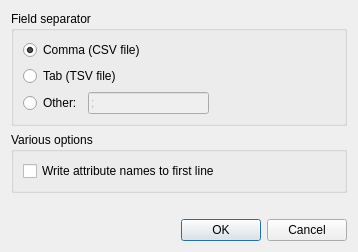
<ui version="4.0" >
 <class>MpiCsvExportConfig</class>
 <widget class="QDialog" name="MpiCsvExportConfig" >
  <property name="geometry" >
   <rect>
    <x>0</x>
    <y>0</y>
    <width>348</width>
    <height>239</height>
   </rect>
  </property>
  <property name="windowTitle" >
   <string>CSV/TSV export configuration</string>
  </property>
  <layout class="QGridLayout" name="gridLayout_3" >
   <item row="0" column="0" colspan="2" >
    <widget class="QGroupBox" name="fieldSeparatorBox" >
     <property name="title" >
      <string>Field separator</string>
     </property>
     <layout class="QGridLayout" name="gridLayout" >
      <item row="0" column="0" colspan="3" >
       <widget class="QRadioButton" name="commaSeparator" >
        <property name="text" >
         <string>Comma (CSV file)</string>
        </property>
        <property name="checked" >
         <bool>true</bool>
        </property>
       </widget>
      </item>
      <item row="1" column="0" colspan="3" >
       <widget class="QRadioButton" name="tabSeparator" >
        <property name="text" >
         <string>Tab (TSV file)</string>
        </property>
       </widget>
      </item>
      <item row="2" column="0" >
       <widget class="QRadioButton" name="otherSeparator" >
        <property name="text" >
         <string>Other:</string>
        </property>
       </widget>
      </item>
      <item row="2" column="3" >
       <spacer name="horizontalSpacer" >
        <property name="orientation" >
         <enum>Qt::Horizontal</enum>
        </property>
        <property name="sizeHint" stdset="0" >
         <size>
          <width>98</width>
          <height>20</height>
         </size>
        </property>
       </spacer>
      </item>
      <item row="2" column="1" >
       <widget class="QLineEdit" name="otherSeparatorInput" >
        <property name="enabled" >
         <bool>false</bool>
        </property>
        <property name="inputMask" >
         <string>X; </string>
        </property>
        <property name="text" >
         <string>;</string>
        </property>
        <property name="maxLength" >
         <number>1</number>
        </property>
       </widget>
      </item>
     </layout>
    </widget>
   </item>
   <item row="1" column="0" colspan="2" >
    <widget class="QGroupBox" name="variousBox" >
     <property name="title" >
      <string>Various options</string>
     </property>
     <layout class="QGridLayout" name="gridLayout_2" >
      <item row="0" column="0" >
       <widget class="QCheckBox" name="writeHeader" >
        <property name="text" >
         <string>Write attribute names to first line</string>
        </property>
       </widget>
      </item>
     </layout>
    </widget>
   </item>
   <item row="2" column="0" >
    <spacer name="verticalSpacer" >
     <property name="orientation" >
      <enum>Qt::Vertical</enum>
     </property>
     <property name="sizeType" >
      <enum>QSizePolicy::MinimumExpanding</enum>
     </property>
     <property name="sizeHint" stdset="0" >
      <size>
       <width>164</width>
       <height>20</height>
      </size>
     </property>
    </spacer>
   </item>
   <item row="3" column="1" >
    <widget class="QDialogButtonBox" name="buttonBox" >
     <property name="standardButtons" >
      <set>QDialogButtonBox::Cancel|QDialogButtonBox::Ok</set>
     </property>
    </widget>
   </item>
  </layout>
 </widget>
 <resources/>
 <connections>
  <connection>
   <sender>buttonBox</sender>
   <signal>accepted()</signal>
   <receiver>MpiCsvExportConfig</receiver>
   <slot>accept()</slot>
   <hints>
    <hint type="sourcelabel" >
     <x>221</x>
     <y>218</y>
    </hint>
    <hint type="destinationlabel" >
     <x>115</x>
     <y>212</y>
    </hint>
   </hints>
  </connection>
  <connection>
   <sender>buttonBox</sender>
   <signal>rejected()</signal>
   <receiver>MpiCsvExportConfig</receiver>
   <slot>reject()</slot>
   <hints>
    <hint type="sourcelabel" >
     <x>304</x>
     <y>216</y>
    </hint>
    <hint type="destinationlabel" >
     <x>279</x>
     <y>178</y>
    </hint>
   </hints>
  </connection>
 </connections>
</ui>
